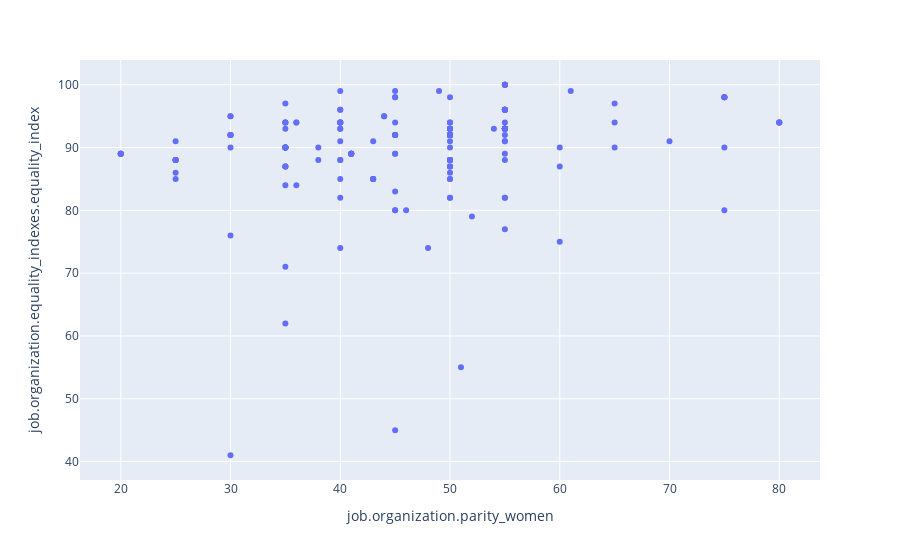

Notebook code for this chart:
### Code cell
fig = px.scatter(df_welcome, x="job.organization.parity_women", y="job.organization.equality_indexes.equality_index")
fig.show()

### Figure 1 — Plotly figure (JSON) as saved in the notebook; plotly's stock layout.template omitted (floating-point values rounded to 4 significant figures; data arrays with more than 128 entries replaced by an {"elided": "..."} marker saying what was removed)
{"data": [{"hovertemplate": "job.organization.parity_women=%{x}<br>job.organization.equality_indexes.equality_index=%{y}<extra></extra>", "legendgroup": "", "marker": {"color": "#636efa", "symbol": "circle"}, "mode": "markers", "name": "", "orientation": "v", "showlegend": false, "type": "scatter", "x": {"elided": "461 int values"}, "xaxis": "x", "y": {"elided": "461 int values"}, "yaxis": "y"}], "layout": {"legend": {"tracegroupgap": 0}, "margin": {"t": 60}, "xaxis": {"anchor": "y", "domain": [0, 1], "title": {"text": "job.organization.parity_women"}}, "yaxis": {"anchor": "x", "domain": [0, 1], "title": {"text": "job.organization.equality_indexes.equality_index"}}}}
